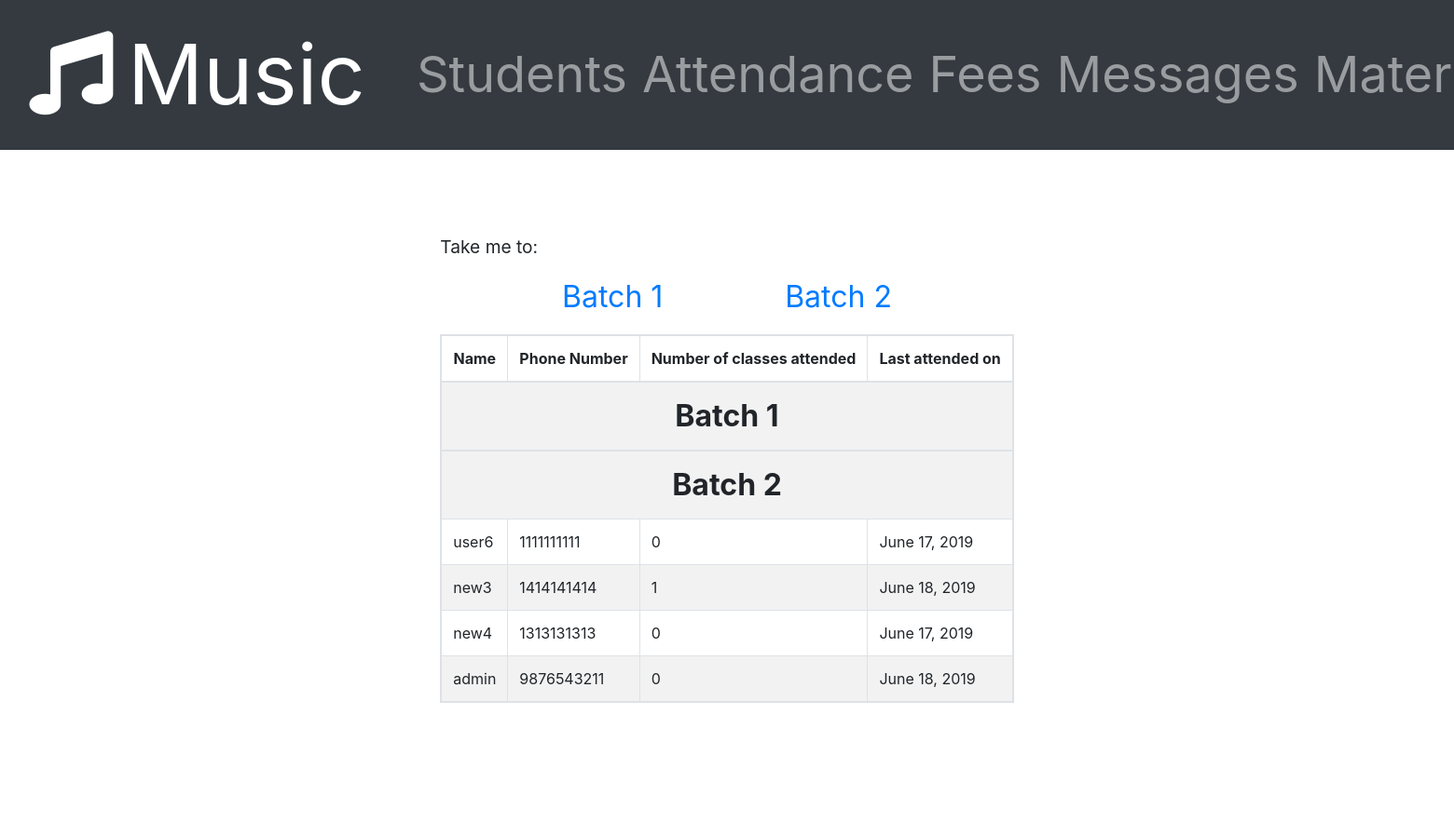
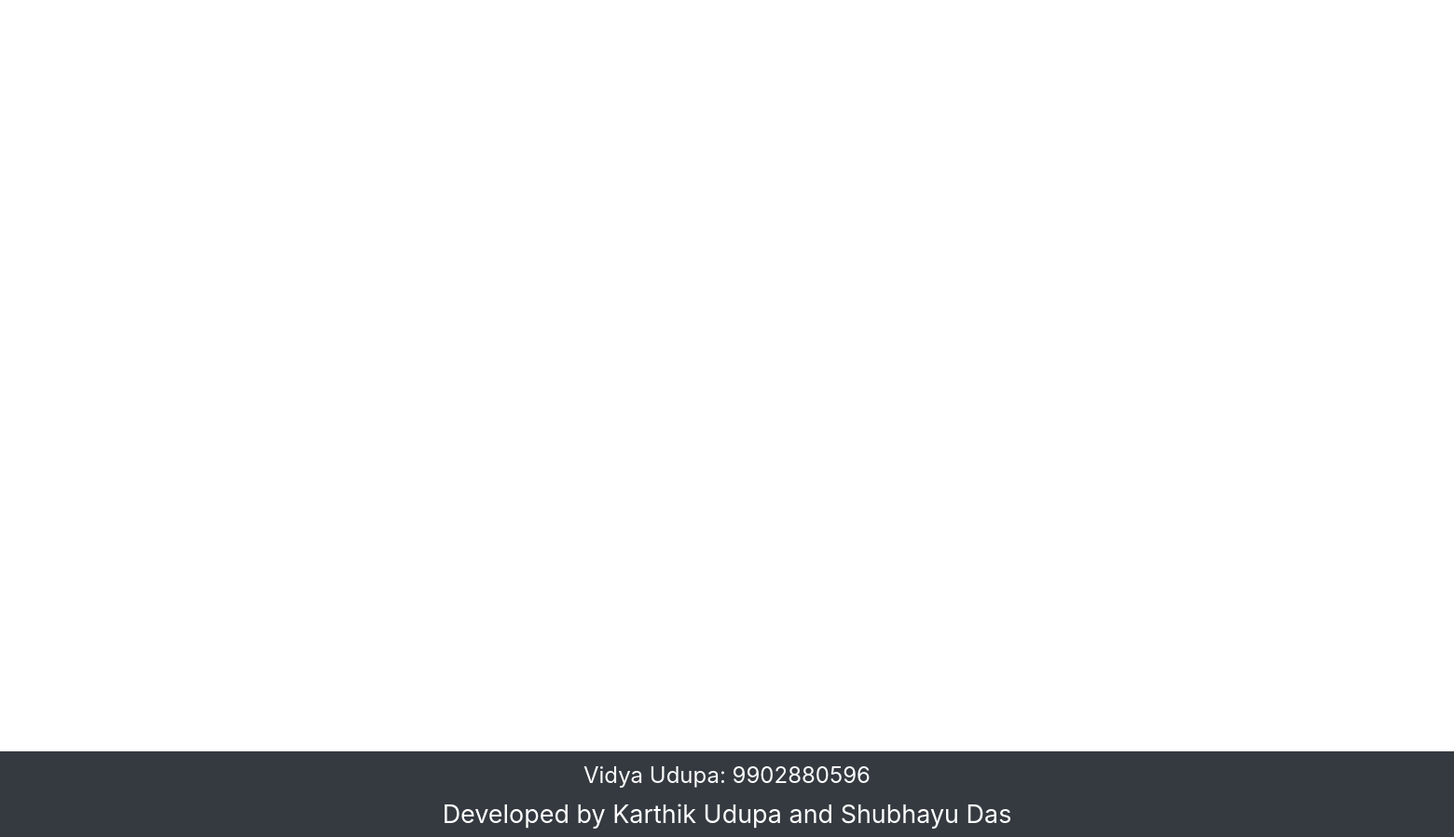
Page /admin-home/student-data/ on the committed database (2 pictures, top to bottom).
### Registry/models.py (models this page shows)
class storeData(models.Model):
    id = models.AutoField(primary_key=True)
    username = models.CharField(max_length=100, default = "", verbose_name = "Student Name")
    phone_regex = RegexValidator(regex = r'^[0-9]{10}$', message = "Phone number must be of the form: 9876543210.")
    phone_number = models.CharField(validators = [phone_regex], max_length=11, verbose_name = "Phone Number")
    batch_number = models.IntegerField(default = 0, verbose_name = "Batch number")
    password = models.CharField(max_length = 30, verbose_name = "Password")
    no_of_class_attended = models.IntegerField(default = 0)
    last_class_attended = models.DateTimeField(auto_now_add = True)
    last_fees_paid = models.DateTimeField(default = datetime(1970, 1, 1, tzinfo=timezone('Asia/Kolkata')))
    validated = models.BooleanField(default = False)
    is_superuser = models.BooleanField(default = False)
    is_logged_in = models.BooleanField(default = False, verbose_name = "Logged in status")
    unseen_message_count = models.IntegerField(default = 0)
    unseen_file_count = models.IntegerField(default = 0)
    email_address = models.EmailField()

### Registry/views.py (the view)
# urls.py: path('admin-home/student-data/', views.studentsData, name = 'studentsData'),
def studentsData(request):
    args = {'batch1':[], 'batch2': []}
    for user in storeData.objects.values():
        if not user['is_superuser'] and user['validated']:
            temp = {'id': None, 'name': '', 'phoneNumber': '', 'classesAttended': None, 'lastAttended': None, 'feesStatus': False, 'isValidated': False}
            temp['id'] = (user['id'])
            temp['name'] = (user['username'])
            temp['phoneNumber'] = (user['phone_number'])
            temp['classesAttended'] = (user['no_of_class_attended'])
            temp['lastAttended'] = (user['last_class_attended'].date())
            if user['batch_number'] == 1:
                args['batch1'].append(temp)
            else:
                args['batch2'].append(temp)
    return render(request, 'Registry/studentsData.html', args)

### Registry/templates/Registry/studentsData.html (shortened to what this page needs)
{% extends "Registry/adminBase.html" %}
{% load static %}
{% block style %}
    <link rel="stylesheet" href = {% static "css/studentData.css" %}>
{% endblock %}
{% block body %}
<div id = "full">
    <p id = "niceness">Take me to:</p>
    <ul id = "guides">
        <li>
            <a href="#batch1">Batch 1</a>
        </li>
        <li>
            <a href="#batch2">Batch 2</a>
        </li>
    </ul>
    <table class = "table table-striped table-bordered table-hover table-responsive">
        <thead>
            <tr>
                <th class = 'name'>Name</th>
                <th>Phone Number</th>
                <th>Number of classes attended</th>
                <th>Last attended on</th>
            </tr>
        </thead>
        <tbody>
                <tr>
                    <th colspan="4" id = "batch1">Batch 1</th>
                </tr>
        </tbody>
        <tbody>
                <tr>
                    <th colspan="4" id = "batch2">Batch 2</th>
                </tr>
            {% for user in batch2 %}
            <tr>
                    <td class = 'name'>{{ user.name }}</td>
                    <td>{{ user.phoneNumber }}</td>
                    <td>{{ user.classesAttended }}</td>
                    <td>{{ user.lastAttended }}</td>
            </tr>
            {% endfor %}
        </tbody>
    </table>
</div>
{% endblock %}

### Registry/static/css/adminBase.css (style rules this page uses)
html, body { width: 100%; }

### Registry/static/css/studentData.css (style rules this page uses)
#full { position: relative; padding-top: calc(5vh); width: max-content; }
.table { overflow-x: auto; }
.table th { text-align: center; }
#niceness { font-size: 1.2rem; }
#guides { list-style: none; display: flex; flex-direction: row; justify-content: space-evenly; padding-left: 0%; }
#guides a { text-decoration: none; font-size: 2rem; }
#batch1, #batch2 { font-size: 2rem; }
@media (min-width: 768px) { #full { margin: auto; } }

### rows in the picture
storeData: name "user6", phoneNumber "1111111111"
storeData: name "new3", phoneNumber "1414141414"
storeData: name "new4", phoneNumber "1313131313"
storeData: name "admin", phoneNumber "9876543211"

### other values in the picture
{{ user.classesAttended }} "0" "1" "0" "0"
{{ user.lastAttended }} "June 17, 2019" "June 18, 2019" "June 17, 2019" "June 18, 2019"
